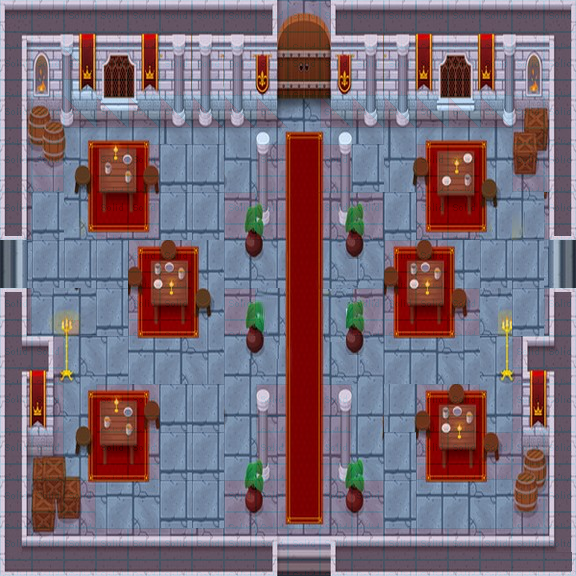

The image is a tile-based game level rendered from a .tmx file. Its description and source (layers, tilesets, objects; grid data summarised) follow:
An orthogonal 18x12 tile map with 32x48 px tiles, 2 tile layers (Calque de Tile 1, Calque 2), 22 tilesets and 4 objects (4x change-map).

<map version="1.2" tiledversion="1.2.2" orientation="orthogonal" renderorder="right-down" width="18" height="12" tilewidth="32" tileheight="48" infinite="0" nextlayerid="4" nextobjectid="6">
 <tileset firstgid="1" name="500_F_207257831_4QlWygoT9sm7Gvvms9OcyRxaMDUyglcb" tilewidth="32" tileheight="48" tilecount="90" columns="15">
  <image source="../tuiles/500_F_207257831_4QlWygoT9sm7Gvvms9OcyRxaMDUyglcb.jpg" width="500" height="334" />
 </tileset>
 <tileset firstgid="91" name="500_F_207257831_4QlWygoT9sm7Gvvms9OcyRxaMDUyglcb2" tilewidth="32" tileheight="48" tilecount="36" columns="6">
  <image source="../tuiles/500_F_207257831_4QlWygoT9sm7Gvvms9OcyRxaMDUyglcb2.jpg" width="194" height="334" />
 </tileset>
 <tileset firstgid="127" name="500_F_207257831_4QlWygoT9sm7Gvvms9OcyRxaMDUyglcb23" tilewidth="32" tileheight="48" tilecount="45" columns="15">
  <image source="../tuiles/500_F_207257831_4QlWygoT9sm7Gvvms9OcyRxaMDUyglcb23.jpg" width="500" height="151" />
 </tileset>
 <tileset firstgid="172" name="500_F_207257831_4QlWygoT9sm7Gvvms9OcyRxaMDUyglcb234" tilewidth="32" tileheight="48" tilecount="150" columns="15">
  <image source="../tuiles/500_F_207257831_4QlWygoT9sm7Gvvms9OcyRxaMDUyglcb234.jpg" width="480" height="480" />
 </tileset>
 <tileset firstgid="322" name="morceau" tilewidth="32" tileheight="48" tilecount="1" columns="1">
  <image source="../tuiles/morceau.jpg" width="32" height="48" />
 </tileset>
 <tileset firstgid="323" name="morceau2" tilewidth="32" tileheight="48" tilecount="1" columns="1">
  <image source="../tuiles/morceau2.jpg" width="52" height="52" />
 </tileset>
 <tileset firstgid="324" name="morceau3" tilewidth="32" tileheight="48" tilecount="1" columns="1">
  <image source="../tuiles/morceau3.jpg" width="32" height="48" />
 </tileset>
 <tileset firstgid="325" name="SallePrincipaleVersionFinale" tilewidth="32" tileheight="48" tilecount="150" columns="15">
  <image source="../tuiles/SallePrincipaleVersionFinale.jpg" width="480" height="480" />
 </tileset>
 <tileset firstgid="475" name="morceau4" tilewidth="32" tileheight="48" tilecount="4" columns="2">
  <image source="../tuiles/morceau4.jpg" width="64" height="96" />
 </tileset>
 <tileset firstgid="479" name="morceau5" tilewidth="32" tileheight="48" tilecount="4" columns="2">
  <image source="../tuiles/morceau5.jpg" width="64" height="96" />
 </tileset>
 <tileset firstgid="483" name="morceau6" tilewidth="32" tileheight="48" tilecount="1" columns="1">
  <image source="../tuiles/morceau6.jpg" width="32" height="48" />
 </tileset>
 <tileset firstgid="484" name="morceau7" tilewidth="32" tileheight="48" tilecount="1" columns="1">
  <image source="../tuiles/morceau7.jpg" width="32" height="48" />
 </tileset>
 <tileset firstgid="485" name="morceau8" tilewidth="32" tileheight="48" tilecount="1" columns="1">
  <image source="../tuiles/morceau8.jpg" width="32" height="48" />
 </tileset>
 <tileset firstgid="486" name="tuile-logic" tilewidth="32" tileheight="48" tilecount="15" columns="5">
  <image source="tuile-logic.png" width="160" height="160" />
 </tileset>
 <tileset firstgid="501" source="../tuiles/tuile-logic.tsx" />
 <tileset firstgid="601" name="morceau9" tilewidth="32" tileheight="48" tilecount="1" columns="1">
  <image source="../tuiles/morceau9.jpg" width="32" height="48" />
 </tileset>
 <tileset firstgid="602" name="morceau9" tilewidth="32" tileheight="48" tilecount="1" columns="1">
  <image source="../tuiles/morceau9.jpg" width="32" height="48" />
 </tileset>
 <tileset firstgid="603" name="morceau10" tilewidth="32" tileheight="48" tilecount="1" columns="1">
  <image source="../tuiles/morceau10.jpg" width="32" height="48" />
 </tileset>
 <tileset firstgid="604" name="morceau11" tilewidth="32" tileheight="48" tilecount="1" columns="1">
  <image source="../tuiles/morceau11.jpg" width="32" height="48" />
 </tileset>
 <tileset firstgid="605" name="morceau12" tilewidth="32" tileheight="48" tilecount="1" columns="1">
  <image source="../tuiles/morceau12.jpg" width="32" height="48" />
 </tileset>
 <tileset firstgid="606" name="morceau13" tilewidth="32" tileheight="48" tilecount="1" columns="1">
  <image source="../tuiles/morceau13.jpg" width="32" height="48" />
 </tileset>
 <tileset firstgid="607" name="morceau14" tilewidth="32" tileheight="48" tilecount="1" columns="1">
  <image source="../tuiles/morceau14.jpg" width="32" height="48" />
 </tileset>
 <layer id="1" name="Calque de Tile 1" width="18" height="12">
  <data>[216 cells, 216 non-empty, 176 distinct tile ids]</data>
 </layer>
 <objectgroup id="3" name="trigger" width="100" height="100">
  <object id="1" type="change-map" x="276" y="524" width="53" height="51">
   <properties>
    <property name="dest-map" value="map/macartee.tmx" />
    <property name="dest-x" type="int" value="300" />
    <property name="dest-y" type="int" value="110" />
   </properties>
  </object>
  <object id="2" type="change-map" x="554" y="239" width="21" height="47">
   <properties>
    <property name="dest-map" value="map/macartee3.tmx" />
    <property name="dest-x" type="int" value="303" />
    <property name="dest-y" type="int" value="219" />
   </properties>
  </object>
  <object id="4" type="change-map" x="1" y="240" width="21" height="47">
   <properties>
    <property name="dest-map" value="map/macartee3.tmx" />
    <property name="dest-x" type="int" value="303" />
    <property name="dest-y" type="int" value="219" />
   </properties>
  </object>
  <object id="5" type="change-map" x="277" y="15" width="52" height="90">
   <properties>
    <property name="dest-map" value="map/macartee3.tmx" />
    <property name="dest-x" type="int" value="303" />
    <property name="dest-y" type="int" value="219" />
   </properties>
  </object>
 </objectgroup>
 <layer id="2" name="Calque 2" width="18" height="12" opacity="0.11">
  <data>[216 cells, 139 non-empty, 3 distinct tile ids]</data>
 </layer>
</map>
